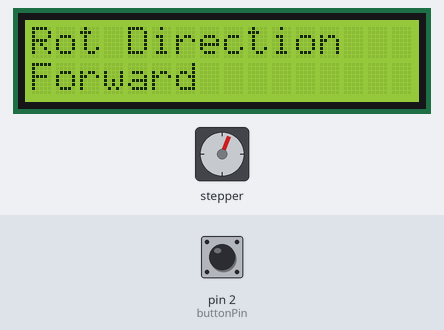
The sketch below on a simulated Arduino Uno, built with avr-gcc and run on an emulated ATmega328P. On the bench: 16×2 character LCD, stepper motor. Inputs (shaded band) come from the test bench; at power-on: pin 2 (buttonPin) LOW. Stepper angles assume 2048 steps per turn.

Above: at 1.27 s.
1.3 s: pin 2 (buttonPin) pulled HIGH for 0.15 s
At 1.94 s:
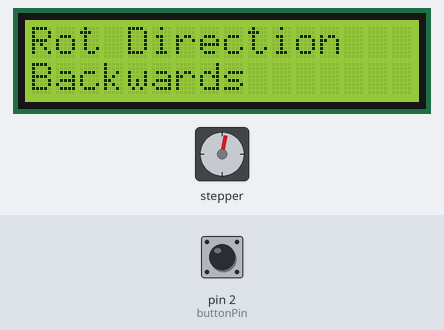
2.0 s: pin 2 (buttonPin) pulled HIGH for 1 s
At 3.58 s:
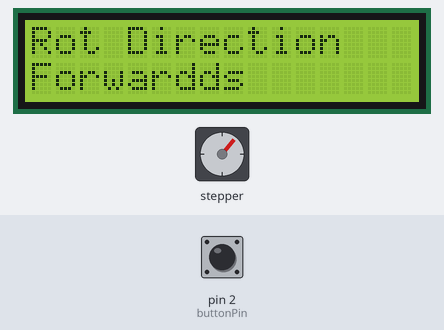
3.6 s: pin 2 (buttonPin) pulled HIGH for 0.15 s
At 4.27 s:
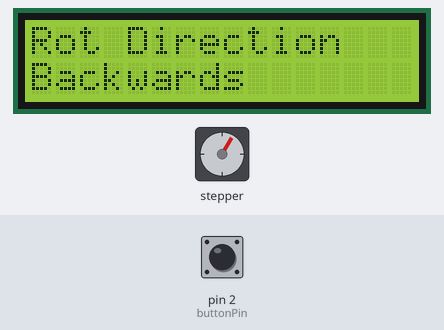
4.3 s: pin 2 (buttonPin) pulled HIGH for 3.2 s
At 8.08 s:
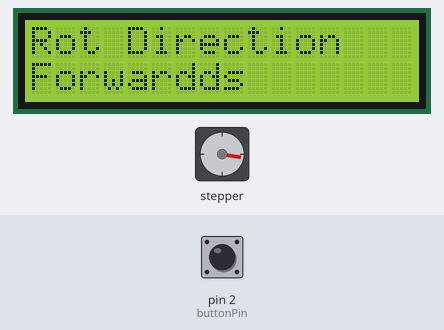
8.1 s: pin 2 (buttonPin) driven HIGH
At 8.28 s:
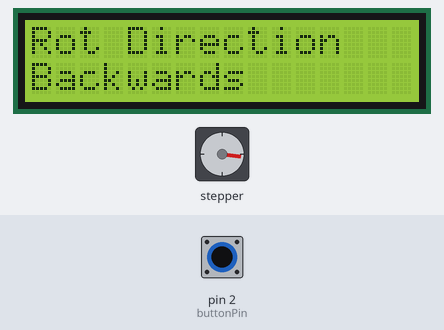
9.8 s: pin 2 (buttonPin) pulsed LOW 5 times (0.12 s each, 0.3 s apart)
At 10.8 s:
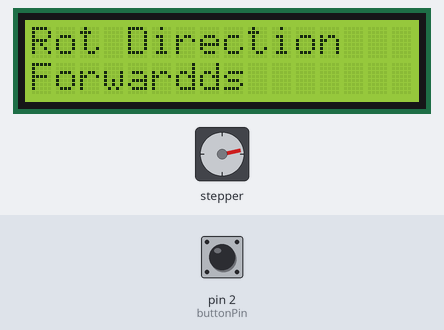
Timing chart, 0 to 17.2 s (numbered marks = the images above; inputs shaded):
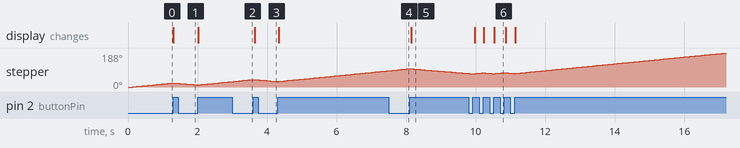

Measured:
- after the input at 1.3 s, the display: changes at once (image 1)
- after the input at 2.0 s, the display: changes at once (image 2)
- after the input at 3.6 s, the display: changes after 0.05 s (image 3)
- after the input at 4.3 s, the display: changes at once (image 4)
- after the input at 8.1 s, the display: changes after 0.05 s (image 5)
- after the input at 9.8 s, the display: changes after 0.17 s (image 6)

The sketch:

steppermotor.ino
```cpp
#include <Stepper.h>
#include <LiquidCrystal_I2C.h>

int stepsPerRevolution = 2048;
int rotSpeed = 15;
int rotDir = 1;
Stepper myStepper(2048,8,10,9,11);


int buttonPin = 2;

int buttonValNew;
int buttonValOld = 0;

#define adress 0x27
#define colunas 16
#define linhas 2

LiquidCrystal_I2C lcd(adress,colunas,linhas);

void setup() {

  lcd.init();
  lcd.clear();
  lcd.backlight();
  lcd.print("Rot Direction");


  pinMode(buttonPin,INPUT);

  myStepper.setSpeed(rotSpeed);

}

void loop() {
  buttonValNew = digitalRead(buttonPin);

  if(buttonValOld == 0 && buttonValNew == 1){
    rotDir = rotDir*(-1);
  }

  if (rotDir == 1){
    lcd.setCursor(0,1);
    lcd.print("Forward");
  } else {
    lcd.setCursor(0,1);

    lcd.print("Backwards");
  }

  buttonValOld = buttonValNew;

  myStepper.step(rotDir*1);

}
```
